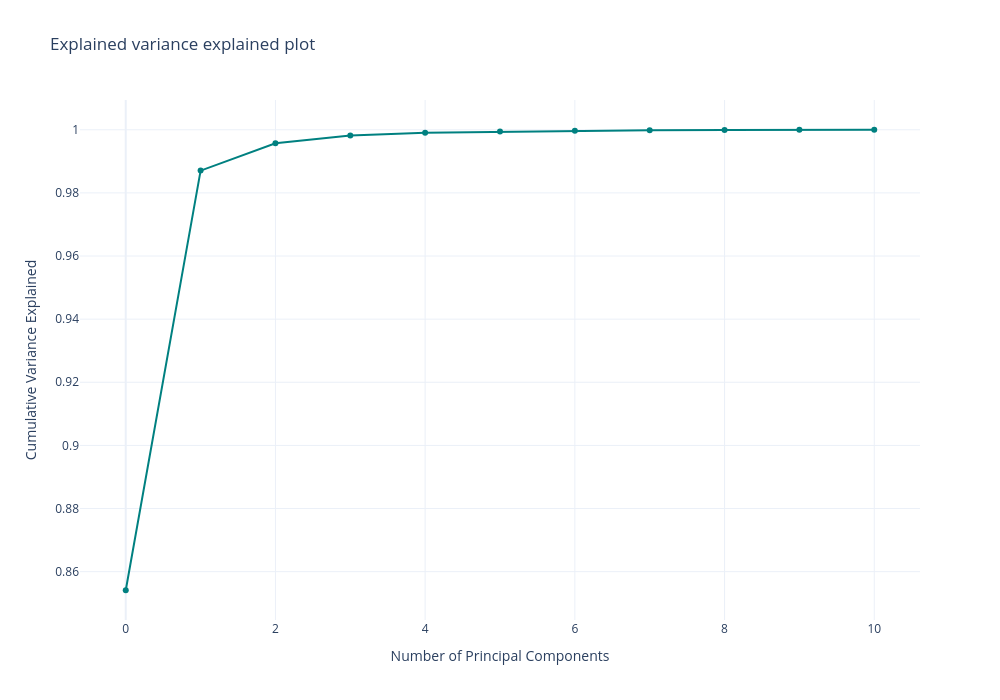

Write notebook code for a chart like this one.
### Code cell
#### Plot explained PCA
fig_exp_var = go.Figure(
    data = go.Scatter(
        x = np.arange(len(eigenvectors_yields_sk)),
        y = np.cumsum(explained_variance),
        mode = 'lines+markers',
        text=[f"{v:.3f}" for v in np.cumsum(explained_variance)],
        marker=dict(color='teal')
    )
)

fig_exp_var.update_layout(
    title='Explained variance explained plot',
    xaxis_title="Number of Principal Components",
    yaxis_title="Cumulative Variance Explained",
    template='plotly_white',
    width=1000,
    height=700,
)

fig_exp_var.show()

### Figure 1 — Plotly figure (JSON) as saved in the notebook; plotly's stock layout.template omitted (floating-point values rounded to 4 significant figures)
{"data": [{"marker": {"color": "teal"}, "mode": "lines+markers", "text": ["0.854", "0.987", "0.996", "0.998", "0.999", "0.999", "1.000", "1.000", "1.000", "1.000", "1.000"], "x": [0, 1, 2, 3, 4, 5, 6, 7, 8, 9, 10], "y": [0.8541, 0.9871, 0.9957, 0.9982, 0.9991, 0.9994, 0.9997, 0.9998, 0.9999, 1.0, 1.0], "type": "scatter"}], "layout": {"title": {"text": "Explained variance explained plot"}, "xaxis": {"title": {"text": "Number of Principal Components"}}, "yaxis": {"title": {"text": "Cumulative Variance Explained"}}, "width": 1000, "height": 700}}
